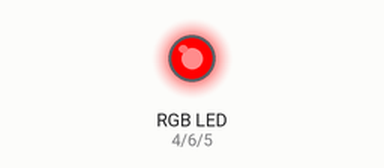
Simulated run of this program. Board: Raspberry Pi (BCM pin numbers). Parts: an RGB LED mixed from three pins (HIGH = lit).

Above: at 0.5 s.
At 1.2 s:
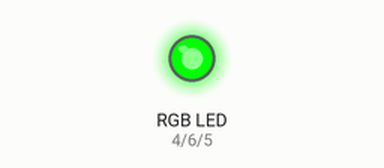
At 1.7 s:
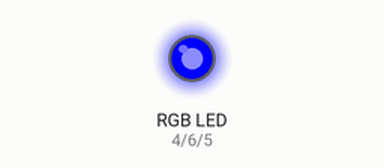
At 4.7 s:
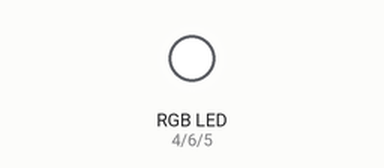
Timing chart, 0 to 5.8 s (numbered marks = the images above):
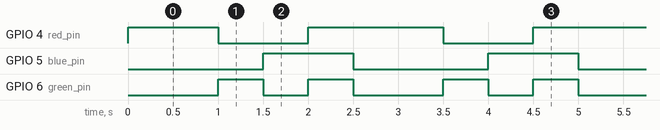

Measured:
- by itself, GPIO 4 (red_pin): repeats every 2.5 s: LOW 1.0 s, HIGH 1.5 s
- by itself, GPIO 5 (blue_pin): alternates HIGH for 1.0 s and LOW for 1.5 s
- by itself, GPIO 6 (green_pin): repeats every 2.5 s: LOW 0.50 s, HIGH 0.50 s, LOW 1.0 s, HIGH 0.50 s

The program:

led_blink.py
```python
# led_blink.py
# Red led
import RPi.GPIO as GPIO
import time

# RGB LED PinNumber setting
red_pin = 4
green_pin = 6
blue_pin = 5

GPIO.setmode(GPIO.BCM) # GPIO.BOARD(1~40)
GPIO.setup(red_pin, GPIO.OUT) # 4번 pin으로 출력(output)
GPIO.setup(green_pin, GPIO.OUT)
GPIO.setup(blue_pin, GPIO.OUT)

try:
    while(True):
        GPIO.output(red_pin, True)
        GPIO.output(green_pin, False)
        GPIO.output(blue_pin, False)
        time.sleep(1) # 1sec // R

        GPIO.output(red_pin, False)
        GPIO.output(green_pin, True)
        GPIO.output(blue_pin, False)
        time.sleep(0.5) # 0.5sec // G

        GPIO.output(red_pin, False)
        GPIO.output(green_pin, False)
        GPIO.output(blue_pin, True)
        time.sleep(0.5) # 0.5sec // B

        GPIO.output(red_pin, True)
        GPIO.output(green_pin, True)
        GPIO.output(blue_pin, True)
        time.sleep(0.5) # 0.5sec // White

except KeyboardInterrupt:
    GPIO.cleanup()
```
